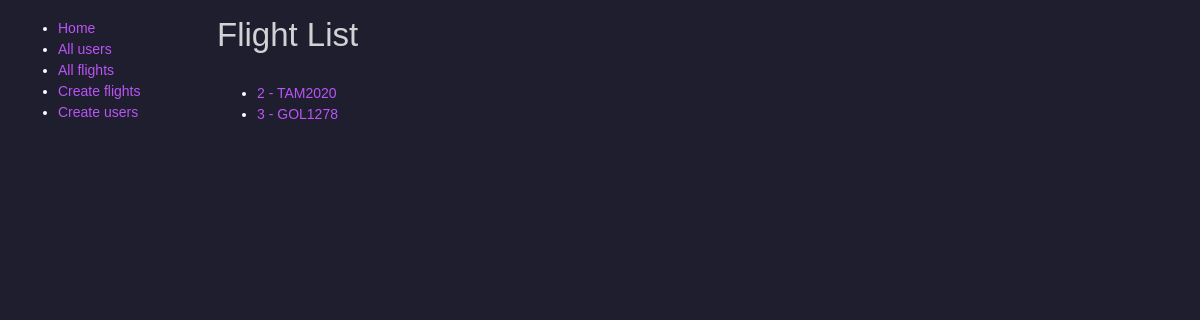
Page /flightmanagement/flight/ on the earlier database version.
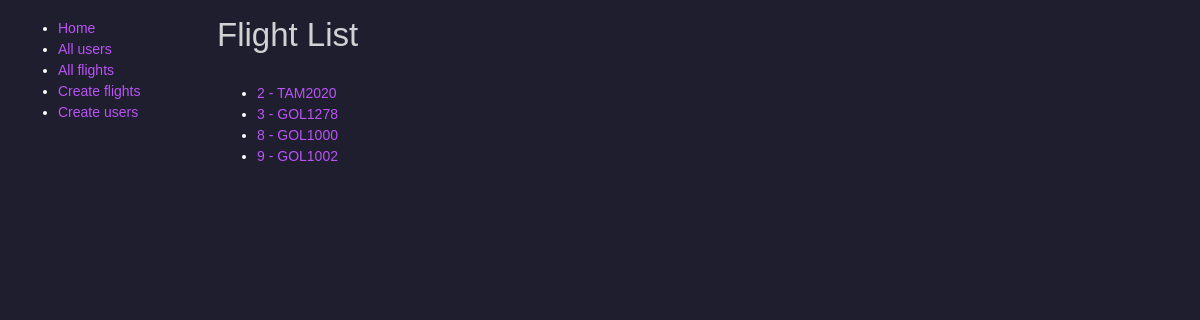
Same page on the later database version.
### flight_management/models.py (models this page shows, shortened)
class Flight(models.Model):
    id = models.BigAutoField(primary_key=True)
    fk_flightstatus = models.ForeignKey(FlightStatus, on_delete=models.SET_NULL, blank=True, null=True)
    tx_code = models.CharField(max_length=8)
    dt_est_departure = models.DateTimeField(blank=True, null=True)
    dt_est_arrival = models.DateTimeField(blank=True, null=True)
    nm_origin = models.CharField(max_length=3, choices=AirportCodes.choices)
    nm_destination = models.CharField(max_length=3, choices=AirportCodes.choices)
    class Meta:
        db_table = 'flight'

### flight_management/views.py (the view)
# urls.py: path('flight/', views.FlightListView.as_view(), name='flight'),
class FlightListView(generic.ListView):
    model = Flight
    paginate_by = 10

### flight_management/template/flight_management/flight_list.html
{% extends "base_generic.html" %}
{% block content %}
<h1>Flight List</h1>
{% if flight_list %}
  <ul>
  {% for flight in flight_list %}
    <li>
      <a href="{% url 'flight-detail' flight.id %}">
      {{ flight.id }} - {{ flight.tx_code }}
      </a>
    </li>
  {% endfor %}
 </ul>
{% else %}
  <p>There are no flights available.</p>
{% endif %}
{% endblock %}

Differences in the rows shown:
added Flight: id "8", tx_code "GOL1000"
added Flight: id "9", tx_code "GOL1002"
